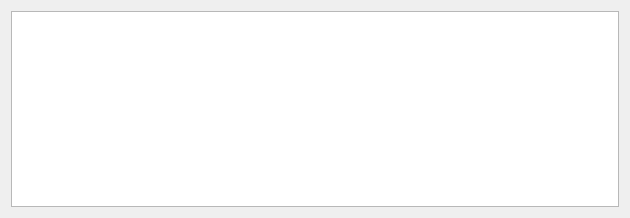
<?xml version="1.0" encoding="UTF-8"?>
<ui version="4.0">
 <class>LogGui</class>
 <widget class="QWidget" name="LogGui">
  <property name="geometry">
   <rect>
    <x>0</x>
    <y>0</y>
    <width>630</width>
    <height>218</height>
   </rect>
  </property>
  <property name="minimumSize">
   <size>
    <width>630</width>
    <height>218</height>
   </size>
  </property>
  <property name="maximumSize">
   <size>
    <width>630</width>
    <height>594</height>
   </size>
  </property>
  <property name="windowTitle">
   <string>System Log</string>
  </property>
  <layout class="QGridLayout" name="gridLayout">
   <item row="0" column="0">
    <layout class="QGridLayout" name="logLayout">
     <item row="0" column="0">
      <widget class="QTextEdit" name="logText">
       <property name="readOnly">
        <bool>true</bool>
       </property>
      </widget>
     </item>
    </layout>
   </item>
  </layout>
 </widget>
 <resources/>
 <connections/>
</ui>
